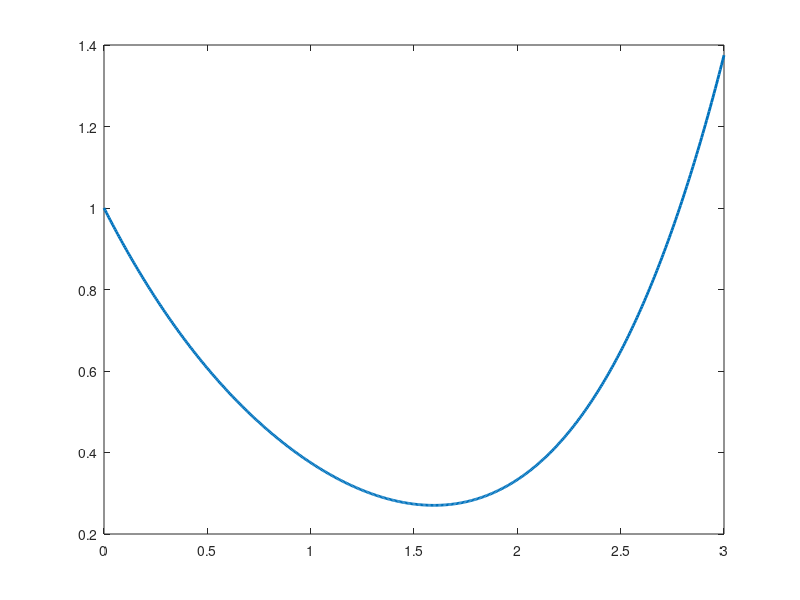

Source code (MATLAB): (Note: this script raises an error after producing the figure.)
%% EP 501 - Final
%% Vittorio Baraldi
%% EXERCISE 1
clear all; close all; clc;
addpath ../linear_algebra
addpath ../differentiation
addpath ../nonlinear_eqns
addpath ../polynomials

%% PART B)

%Amplification factor. The product alpha*delta-t is being considered as a
%one element in the function for simplicity. Alpha*delta-t is a positive
%value.
t=linspace(0,3,500);
tol=1e-10;
for i=1:length(t)
    %amplif. factor for RK4
    G(i)=1-t(i)+t(i)^2/2-t(i)^3/6+t(i)^4/24;
    %amplif. factor for RK2
    Grk2(i)=1-t(i)+t(i)^2/2;
    if t(i)>0
        if G(i)-1<tol
            flagx=t(i);
            flagy=G(i);
        end
        if Grk2(i)-1<tol
            flagrk2=t(i);
        end
    end
end

%outputs and plots
figure;
plot(t,G,'LineWidth',2)
hold on
xline(flagx,'--k')
hold on
scatter(flagx,flagy,70)
legend('Amplification Factor','Stability limit')
title('RK4 Method Stability')
xlabel('\alpha\Deltat')
ylabel('G(\alpha,\Deltat)')
set(gca,'FontSize',20)

%% PART C)

%Polynomials
funG1=@(x) -x+x^2/2-x^3/6+x^4/24; %G(alpha,dT)-1=0
funG2=@(x) 2-x+x^2/2-x^3/6+x^4/24;%G(alpha,dT)+1=0
xplot=linspace(0,4,200);
for j=1:length(xplot)
    g1(j)=funG1(xplot(j));
    g2(j)=funG2(xplot(j));
end
%maximum number of iterations
maxit=800;
%initial guess
x0=0.5+0.5i;
%all roots for function number 1 (funG1)
for i=1:4
    %finding a root with the approximated newton method (derivative
    %calculated numerically)
    [x1(i)]=newton_approx(funG1,x0,maxit,tol);
    %deflating the polynumial by the root found with the newton method
    funG1=poly_def(funG1,x1(i));
    %extracting the usable function from the sym 1x1 (i.e. you cannot assign
    %x,y... values to a sym 1x1)
    funG1=matlabFunction(funG1);
end

%all roots for function number 2 (funG2)
for i=1:4
    %finding a root with the approximated newton method (derivative
    %calculated numerically)
    [x2(i)]=newton_approx(funG2,x0,maxit,tol);
    %deflating the polynumial by the root found with the newton method
    funG2=poly_def(funG2,x2(i));
    %extracting the usable function from the sym 1x1 (i.e. you cannot assign
    %x,y... values to a sym 1x1)
    funG2=matlabFunction(funG2);
end
%%
%outputs and plots
figure;
plot(xplot,g1,'--r','LineWidth',1.5)
hold on
plot(xplot,g2,'--b','LineWidth',1.5)
title('|G(\alpha,\Deltat)| < 1')
xlabel('\alpha\Deltat')
ylabel('G(\alpha,\Deltat)')
legend('G(\alpha,\Deltat)-1=0','G(\alpha,\Deltat)+1=0')
set(gca,'FontSize',20)
figure;
plot(real(x1),imag(x1),'o','LineWidth',1.5,'MarkerSize',10)
hold on
plot(real(x2),imag(x2),'o','LineWidth',1.5,'MarkerSize',10)
hold on
xline(0)
hold on
yline(0)
legend('Roots for G-1=0','Roots for G+1=0')
title('Roots for |G(\alpha,\Deltat)| < 1')
xlabel('Real(\alpha\Deltat)')
ylabel('Imaginary(\alpha\Deltat)')
set(gca,'FontSize',20)
%%
% The only real solutions for the marginal stability limits are x=0 and
% x=2.7853


%% PART D)

% Find the greatest time step for RK4 and RK2 method
%amplif. factor for RK4
% Solving G-1=0, since it is the only option with real roots
Grk4=@(x) -x+x^2/2-x^3/6+x^4/24;
%amplif. factor for RK2
x0=2;
maxit=800;
tol=1e-10;
maxtimesteprk4=newton_approx(Grk4,x0,maxit,tol);
%%
% For the Runge Kutta Fourth-Order method, the greatest timestep that
% achieves stability is given by
%%
% $\Delta{t} = \frac
% {maxtimestep}{\alpha}$ 
%%
% while for the Second-Order method (RK2),
% the maximum timestep is given by
%%
% $\Delta{t}=
% \frac{1}{\alpha}$.
%%
% In the
% first expression, _maxtimestep_ is approximately equal to
disp(maxtimesteprk4)

%% PART E)
% Using a single-step evaluation for RK4 in this problem (see Part a)

% Picking a slightly larger value for the time step
adt=maxtimesteprk4*1.01;
t1=0:adt:30;
y0=1;
y1sol=RK4(t1,y0,@statescalar);
%Picking a slightly smaller value for the time step
adt=maxtimesteprk4*0.85;
t2=0:adt:30;
y2sol=RK4(t2,y0,@statescalar);

figure;
plot(t1,y1sol,'-r','LineWidth',1.5)
hold on
plot(t2,y2sol,'-b','LineWidth',1.5)
legend('Timestep greater than max','Timestep less than max')
title('ODE for different timesteps')
xlabel('Time')
ylabel('y(t)')
set(gca,'FontSize',15)

%% Functions 

function [root,it,success]=newton_approx(f,x0,maxit,tol,verbose)

% root=newton_exact(f,fprime)
%
% finds a set of roots corresponding to the function f (input as a handle)
% given a function which computes the derivative
%Implements the fprime function numerically (derivative)

% Error checking of input
narginchk(2,5);   %check for correct number of inputs to function
if (nargin<3)
    maxit=100;       %maximum number of iterations allowed
end %if
if (nargin<4)
    tol=1e-6;        %how close to zero we need to get to cease iterations
end %if
if (nargin<5)
    verbose=false;
end %if
epsilon=.01;
% Newton iterations
it=1;
root=x0;
fval=f(root);
converged=false;
while(~converged && it<=maxit)
    fprime=(f(root+epsilon)-f(root))/epsilon; %derivative evaluation
    derivative=fprime;
    if (abs(derivative)<100*tol)    %this (inflection point) will end up kicking the root really far away...
        converged=false;
        warning(' Derivative close to zero, terminating iterations with failed convergence... ');
        break;
    else
        root=root-fval./derivative;    % update root estimate
        fval=f(root);                  % see how far off we are from zero...
        if (verbose)
            fprintf(' iteration: %d; root:  %f + %f i; function value: %f, derivative:  %f \n',it,real(root),imag(root),fval,derivative);
        end %if
        it=it+1;
        converged=abs(fval)<tol;
    end %if
end %while
it=it-1;

if (~converged)
    warning('Used max number of iterations, or derivative near zero...')
    success=false;
else
    success=true;
end %if

end %function

%-------------------------------------------------------------------------%

function g=poly_def(f,y)
%this function performes polynomial deflation
%{
Legend:
g=deflated polynomial
f=initial polynomial
y=polynomial's root
%}

syms x
%extracting coefficients from imported function
c=sym2poly(f(x));
c=flip(c);
n=length(c);
b=zeros(n,1);
b(n)=c(n);
for i=n-1:-1:1
    %calculating the new coefficient array b
    b(i)=c(i)+y*b(i+1);
end
%the first value of b is zero, so it does not apply
b=b(2:n);
b=flip(b);
%converting coefficient into function
g=poly2sym(b);
end

%-------------------------------------------------------------------------%

function F=statescalar(t,U)
y=U(1);
F=-y;
end

%-------------------------------------------------------------------------%

function y=RK4(t,x0,f)
%This function solves an ODE using the Runge-Kutta Fourth-Order Method
n=length(t);
dt=t(2)-t(1);
[r,~]=size(x0);
y=[x0,zeros(r,n-1)];
for i=1:n-1
    % Partial updates
    dy1=f(t(i),y(:,i));
    dy2=f(t(i)+dt/2,y(:,i)+dy1*dt/2);
    dy3=f(t(i)+dt/2,y(:,i)+dy2*dt/2);
    dy4=f(t(i)+dt,y(:,i)+dy3*dt);
    % Function update
    y(:,i+1)=y(:,i)+dt*(dy1+2*dy2+2*dy3+dy4)/6;
end
end
